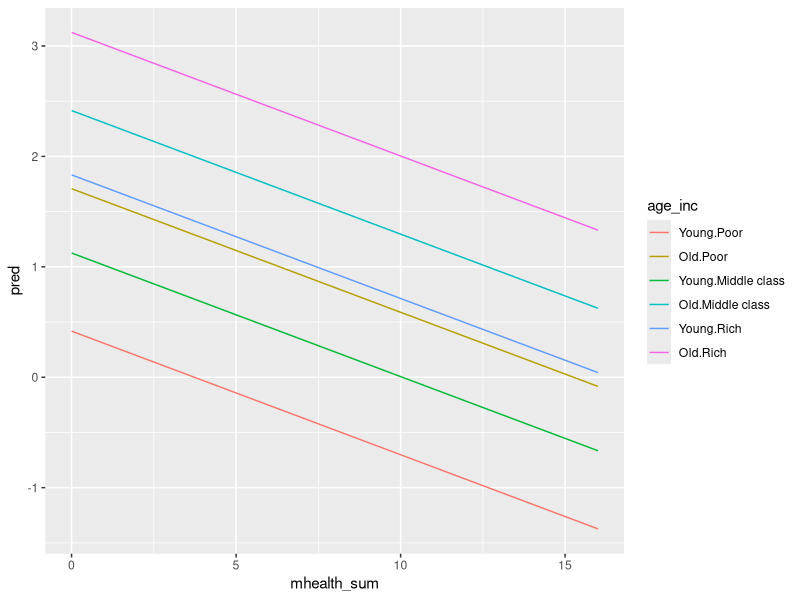
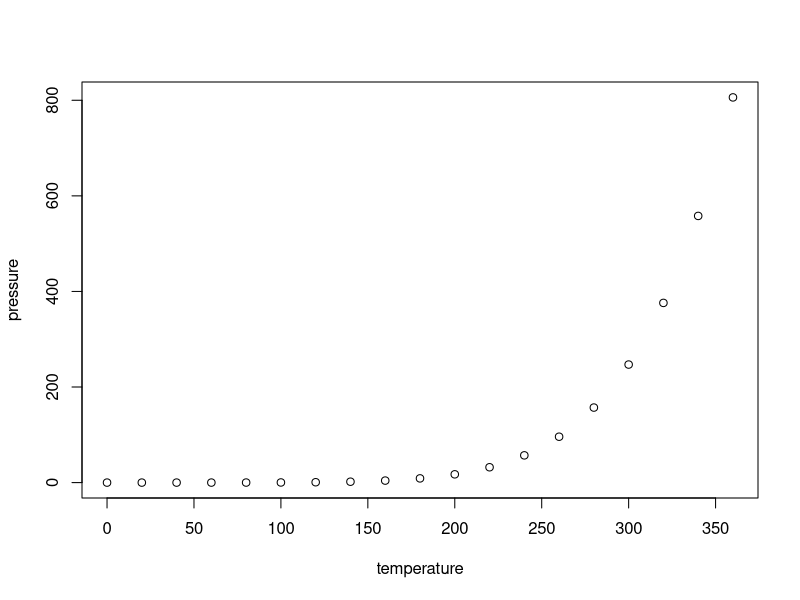

Write the R code that produced these figures, in order.
## ---- chunk 1
knitr::opts_chunk$set(echo = TRUE)





library(tidyverse)
library(modelr)

# load data
mh <- read_csv("data/mental_health.csv") %>%
  na.omit()

# estimate model
logit_voted_mv <- glm(vote96 ~ mhealth_sum + age + inc10, family = binomial, data=mh)
summary(logit_voted_mv)

# generate predicted plot
mh_pred <- mh %>%
  data_grid(mhealth_sum, age = c(20, 60), inc10 = c(5, 10, 15)) %>%
  add_predictions(logit_voted_mv) %>%
  # convert age and income to factors with labels
  mutate(age = factor(age, levels = c(20, 60), labels = c("Young", "Old")),
         inc10 = factor(inc10, levels = c(5, 10, 15),
                        labels = c("Poor", "Middle class", "Rich"))) %>%
  mutate(age_inc = interaction(factor(age), factor(inc10)))

ggplot(mh_pred, aes(mhealth_sum, pred, color = age_inc)) +
  geom_line()
## ---- chunk 2
summary(cars)
## ---- chunk 3
plot(pressure)
